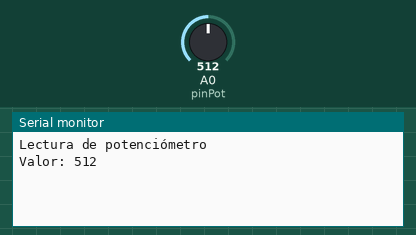
A sketch run on a simulated Arduino Uno, built with avr-gcc and run on an emulated ATmega328P. Shown: the last lines printed to the serial monitor. The inputs (shaded band) are chosen by the test bench; at power-on: A0 (pinPot) = 512.

Above: at 1.3 s.
1.4 s: A0 (pinPot) set to 716
At 6.0 s:
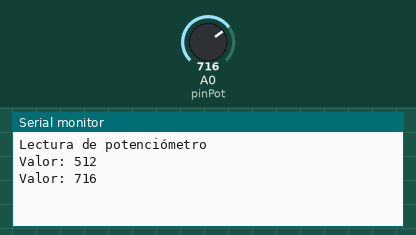
7.4 s: A0 (pinPot) set to 900
At 11.0 s:
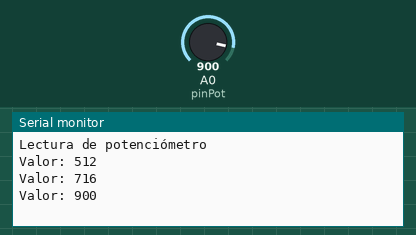
Timing chart, 0 to 12.5 s (numbered marks = the images above; inputs shaded):
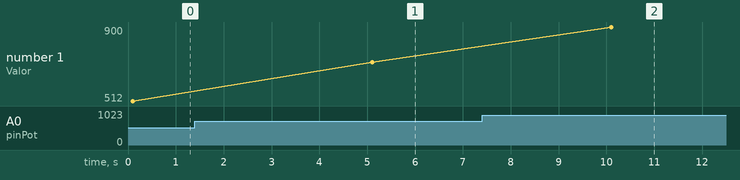

The sketch:

practica03.ino
```cpp
/*
  Nombre:
  Fecha:
  Descripción:
*/

// Definición de variables / constantes
const byte pinPot = A0;
int valPot = 0;

void setup() {
  // put your setup code here, to run once:
  Serial.begin(9600);
  pinMode(pinPot, INPUT);
  Serial.println("Lectura de potenciómetro");
  delay(100);
}

void loop() {
  // put your main code here, to run repeatedly:
  valPot = analogRead(pinPot);
  Serial.print("Valor: ");
  Serial.println(valPot);
  delay(5000);
}
```

Measured:
- after the input at 1.4 s, the serial monitor: prints a new line after 3.7 s (image 1)
- after the input at 7.4 s, the serial monitor: prints a new line after 2.7 s (image 2)
- plotted number 1: 512 → 716 after the input at 1.4 s, 716 → 900 after the input at 7.4 s
